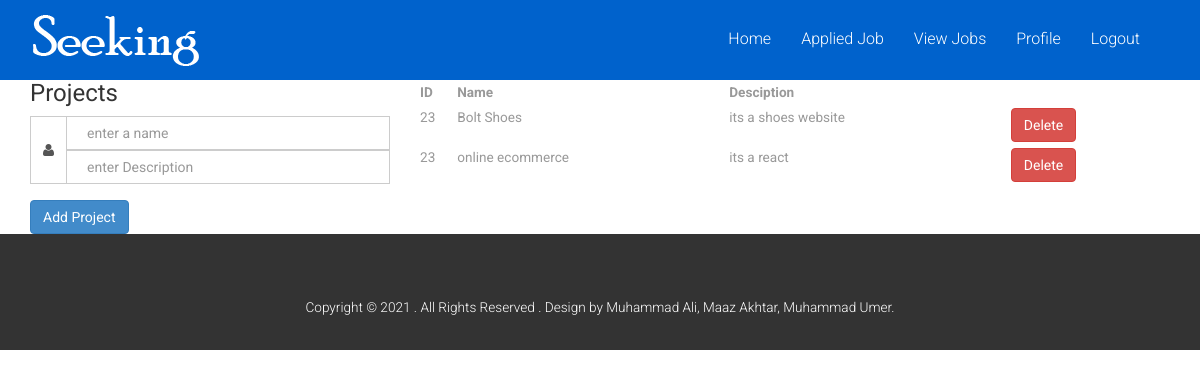
Page /project.php (signed in) on the committed database.
### tables this page shows
CREATE TABLE `project` (
  `userid` int(11) NOT NULL,
  `name` varchar(50) NOT NULL,
  `description` varchar(500) NOT NULL
);

### project.php (the view, shortened to what this page needs)
<!DOCTYPE html>
<html lang="en">
<head>
</head>
<body>
<?php include('header.php') ?>
<?php include('connection.php') ?>
<?php
     $proid = $_SESSION['userid'];
?>
    <div class="container">
        <div class="row">
            <div class="col-md-4">
                <div class="login-content">
                 <form action="project.php" method="post">
                   <div class="section-title">
                       <h3>Projects</h3>
                   </div>
                    <div class="textbox-wrap">
                        <div class="input-group">
                            <span class="input-group-addon"><i class="fa fa-user"></i></span>
                            <input type="text" placeholder="enter a name" name="Name" value="<?= $prodata['name']?>"  class="form-control" required="required">
                            <input type="text" placeholder="enter Description" name="Description" value="<?= $prodata['description']?>"  class="form-control" required="required">
                        </div>
                    </div>
                   <div class="login-button">
                        <input type="submit"  name="addcat" value="Add Project" class="btn btn-primary">
                    </div>
                 </form>
                </div>
            </div>
            <div class="col-md-8">
                 <table class="table">
                            <tr>
                                 <th>ID</th>
                                 <th>Name</th>
                                 <th>Desciption</th>
                            </tr>
                            <?php
                            $sql= "SELECT * FROM `project` where userid='$proid'";
                            $rs= mysqli_query($con,$sql);
                            while($data= mysqli_fetch_array($rs)){
                            ?>
                            <tr>
                                <td><?=$data['userid']?></td>
                                <td><?=$data['name']?></td>
                                <td><?=$data['description']?></td>
                                <td>
                                    <a href="project.php?delname=<?=$data['name']?>" class="btn btn-danger"> Delete</a>
                                </td>
                            </tr>
                           <?php
                            }
                           ?>
                 </table>
            </div>
        </div>
</div>
 <?php include('footer.php'); ?>
</body>
</html>

### css/style.css (style rules this page uses)
h4, h5, h6, h1, h2, h3 { margin-top: 0; }
html, body { font-family: 'Roboto', sans-serif; font-size: 100%; background:#fff; }
body a { transition:0.5s all; -webkit-transition:0.5s all; -moz-transition:0.5s all; -o-transition:0.5s all; -ms-transition:0.5s all; }
.textbox-wrap { margin-bottom: 1em; }
input.form-control { box-shadow: none; background-color:#fff; padding:0 20px; border-radius:0px; }
.input-group-addon { padding: 6px 12px; font-size: 14px; font-weight: normal; line-height: 1; text-align: center; background-color:rgba(255, 255, 255, 0); border: 1px solid #cccccc; border-radius: 0; }
.table>tbody>tr>td, .table>tbody>tr>th, .table>tfoot>tr>td, .table>tfoot>tr>th, .table>thead>tr>td, .table>thead>tr>th { border-top: none; padding: 3px 0; }
.table > thead > tr > th, .table > tbody > tr > th, .table > tfoot > tr > th, .table > thead > tr > td, .table > tbody > tr > td, .table > tfoot > tr > td { font-size: 0.85em; color: #999; }
.headings h1, h2,h3,h4,h5,h6 { font-weight:400; }

### rows in the picture
project: userid "23", name "Bolt Shoes", description "its a shoes website"
project: userid "23", name "online ecommerce", description "its a react"
